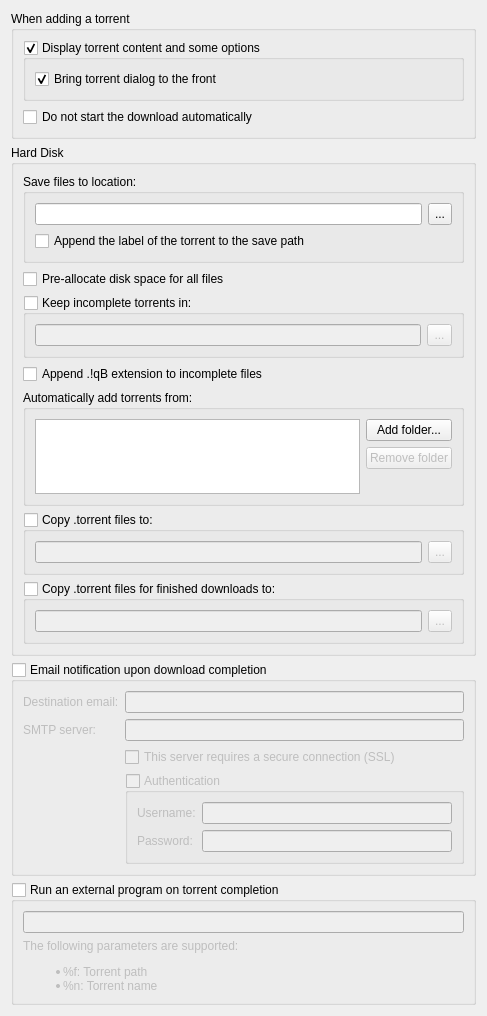
          <widget class="QWidget" name="scrollAreaWidgetContents_2">
           <property name="geometry">
            <rect>
             <x>0</x>
             <y>0</y>
             <width>487</width>
             <height>1005</height>
            </rect>
           </property>
           <layout class="QVBoxLayout" name="verticalLayout">
            <item>
             <widget class="QGroupBox" name="torrentAdditionBox">
              <property name="sizePolicy">
               <sizepolicy hsizetype="Expanding" vsizetype="Preferred">
                <horstretch>0</horstretch>
                <verstretch>0</verstretch>
               </sizepolicy>
              </property>
              <property name="title">
               <string>When adding a torrent</string>
              </property>
              <layout class="QGridLayout" name="gridLayout_5">
               <property name="bottomMargin">
                <number>9</number>
               </property>
               <item row="1" column="0">
                <widget class="QCheckBox" name="checkStartPaused">
                 <property name="text">
                  <string comment="The torrent will be added to download list in pause state">Do not start the download automatically</string>
                 </property>
                </widget>
               </item>
               <item row="0" column="0">
                <widget class="QGroupBox" name="checkAdditionDialog">
                 <property name="title">
                  <string>Display torrent content and some options</string>
                 </property>
                 <property name="checkable">
                  <bool>true</bool>
                 </property>
                 <layout class="QGridLayout" name="gridLayout_15">
                  <item row="0" column="0">
                   <widget class="QCheckBox" name="checkAdditionDialogFront">
                    <property name="text">
                     <string>Bring torrent dialog to the front</string>
                    </property>
                    <property name="checked">
                     <bool>true</bool>
                    </property>
                   </widget>
                  </item>
                 </layout>
                </widget>
               </item>
              </layout>
             </widget>
            </item>
            <item>
             <widget class="QGroupBox" name="fileSystemBox">
              <property name="sizePolicy">
               <sizepolicy hsizetype="Expanding" vsizetype="Preferred">
                <horstretch>0</horstretch>
                <verstretch>0</verstretch>
               </sizepolicy>
              </property>
              <property name="title">
               <string>Hard Disk</string>
              </property>
              <layout class="QVBoxLayout" name="verticalLayout_25">
               <item>
                <widget class="QGroupBox" name="groupBox_3">
                 <property name="title">
                  <string>Save files to location:</string>
                 </property>
                 <layout class="QVBoxLayout" name="verticalLayout_26">
                  <property name="bottomMargin">
                   <number>9</number>
                  </property>
                  <item>
                   <layout class="QHBoxLayout" name="horizontalLayout_10">
                    <item>
                     <widget class="QLineEdit" name="textSavePath">
                      <property name="sizePolicy">
                       <sizepolicy hsizetype="Expanding" vsizetype="Fixed">
                        <horstretch>0</horstretch>
                        <verstretch>0</verstretch>
                       </sizepolicy>
                      </property>
                      <property name="text">
                       <string/>
                      </property>
                     </widget>
                    </item>
                    <item>
                     <widget class="QToolButton" name="browseSaveDirButton">
                      <property name="enabled">
                       <bool>true</bool>
                      </property>
                      <property name="minimumSize">
                       <size>
                        <width>22</width>
                        <height>22</height>
                       </size>
                      </property>
                      <property name="maximumSize">
                       <size>
                        <width>25</width>
                        <height>27</height>
                       </size>
                      </property>
                      <property name="text">
                       <string notr="true">...</string>
                      </property>
                     </widget>
                    </item>
                   </layout>
                  </item>
                  <item>
                   <widget class="QCheckBox" name="checkAppendLabel">
                    <property name="text">
                     <string>Append the label of the torrent to the save path</string>
                    </property>
                   </widget>
                  </item>
                 </layout>
                </widget>
               </item>
               <item>
                <widget class="QCheckBox" name="checkPreallocateAll">
                 <property name="text">
                  <string>Pre-allocate disk space for all files</string>
                 </property>
                </widget>
               </item>
               <item>
                <widget class="QGroupBox" name="checkTempFolder">
                 <property name="title">
                  <string>Keep incomplete torrents in:</string>
                 </property>
                 <property name="checkable">
                  <bool>true</bool>
                 </property>
                 <property name="checked">
                  <bool>false</bool>
                 </property>
                 <layout class="QGridLayout" name="gridLayout_3">
                  <property name="bottomMargin">
                   <number>9</number>
                  </property>
                  <item row="0" column="0">
                   <widget class="QLineEdit" name="textTempPath"/>
                  </item>
                  <item row="0" column="1">
                   <widget class="QToolButton" name="browseTempDirButton">
                    <property name="sizePolicy">
                     <sizepolicy hsizetype="Fixed" vsizetype="Fixed">
                      <horstretch>25</horstretch>
                      <verstretch>27</verstretch>
                     </sizepolicy>
                    </property>
                    <property name="minimumSize">
                     <size>
                      <width>22</width>
                      <height>22</height>
                     </size>
                    </property>
                    <property name="maximumSize">
                     <size>
                      <width>25</width>
                      <height>27</height>
                     </size>
                    </property>
                    <property name="text">
                     <string notr="true">...</string>
                    </property>
                   </widget>
                  </item>
                 </layout>
                </widget>
               </item>
               <item>
                <widget class="QCheckBox" name="checkAppendqB">
                 <property name="text">
                  <string>Append .!qB extension to incomplete files</string>
                 </property>
                </widget>
               </item>
               <item>
                <widget class="QGroupBox" name="groupBox_2">
                 <property name="title">
                  <string>Automatically add torrents from:</string>
                 </property>
                 <layout class="QVBoxLayout" name="verticalLayout_38">
                  <property name="bottomMargin">
                   <number>9</number>
                  </property>
                  <item>
                   <layout class="QHBoxLayout" name="horizontalLayout_16">
                    <item>
                     <widget class="QTableView" name="scanFoldersView">
                      <property name="sizePolicy">
                       <sizepolicy hsizetype="Expanding" vsizetype="Expanding">
                        <horstretch>0</horstretch>
                        <verstretch>1</verstretch>
                       </sizepolicy>
                      </property>
                      <property name="minimumSize">
                       <size>
                        <width>250</width>
                        <height>75</height>
                       </size>
                      </property>
                      <property name="selectionMode">
                       <enum>QAbstractItemView::SingleSelection</enum>
                      </property>
                      <property name="selectionBehavior">
                       <enum>QAbstractItemView::SelectRows</enum>
                      </property>
                      <property name="showGrid">
                       <bool>false</bool>
                      </property>
                      <property name="sortingEnabled">
                       <bool>true</bool>
                      </property>
                      <attribute name="horizontalHeaderDefaultSectionSize">
                       <number>80</number>
                      </attribute>
                      <attribute name="horizontalHeaderShowSortIndicator" stdset="0">
                       <bool>false</bool>
                      </attribute>
                      <attribute name="horizontalHeaderStretchLastSection">
                       <bool>true</bool>
                      </attribute>
                      <attribute name="verticalHeaderVisible">
                       <bool>false</bool>
                      </attribute>
                     </widget>
                    </item>
                    <item>
                     <layout class="QVBoxLayout" name="verticalLayout_37">
                      <item>
                       <widget class="QPushButton" name="addScanFolderButton">
                        <property name="text">
                         <string>Add folder...</string>
                        </property>
                       </widget>
                      </item>
                      <item>
                       <widget class="QPushButton" name="removeScanFolderButton">
                        <property name="enabled">
                         <bool>false</bool>
                        </property>
                        <property name="text">
                         <string>Remove folder</string>
                        </property>
                       </widget>
                      </item>
                      <item>
                       <spacer name="verticalSpacer_6">
                        <property name="orientation">
                         <enum>Qt::Vertical</enum>
                        </property>
                        <property name="sizeHint" stdset="0">
                         <size>
                          <width>20</width>
                          <height>40</height>
                         </size>
                        </property>
                       </spacer>
                      </item>
                     </layout>
                    </item>
                   </layout>
                  </item>
                 </layout>
                </widget>
               </item>
               <item>
                <widget class="QGroupBox" name="checkExportDir">
                 <property name="sizePolicy">
                  <sizepolicy hsizetype="Preferred" vsizetype="Preferred">
                   <horstretch>0</horstretch>
                   <verstretch>0</verstretch>
                  </sizepolicy>
                 </property>
                 <property name="title">
                  <string>Copy .torrent files to:</string>
                 </property>
                 <property name="checkable">
                  <bool>true</bool>
                 </property>
                 <property name="checked">
                  <bool>false</bool>
                 </property>
                 <layout class="QGridLayout" name="gridLayout_4">
                  <property name="bottomMargin">
                   <number>9</number>
                  </property>
                  <item row="0" column="0">
                   <widget class="QLineEdit" name="textExportDir"/>
                  </item>
                  <item row="0" column="1">
                   <widget class="QToolButton" name="browseExportDirButton">
                    <property name="minimumSize">
                     <size>
                      <width>22</width>
                      <height>22</height>
                     </size>
                    </property>
                    <property name="maximumSize">
                     <size>
                      <width>25</width>
                      <height>27</height>
                     </size>
                    </property>
                    <property name="text">
                     <string notr="true">...</string>
                    </property>
                   </widget>
                  </item>
                 </layout>
                </widget>
               </item>
               <item>
                <widget class="QGroupBox" name="checkExportDirFin">
                 <property name="sizePolicy">
                  <sizepolicy hsizetype="Preferred" vsizetype="Preferred">
                   <horstretch>0</horstretch>
                   <verstretch>0</verstretch>
                  </sizepolicy>
                 </property>
                 <property name="focusPolicy">
                  <enum>Qt::StrongFocus</enum>
                 </property>
                 <property name="title">
                  <string>Copy .torrent files for finished downloads to:</string>
                 </property>
                 <property name="checkable">
                  <bool>true</bool>
                 </property>
                 <property name="checked">
                  <bool>false</bool>
                 </property>
                 <layout class="QGridLayout" name="gridLayout_13">
                  <property name="bottomMargin">
                   <number>9</number>
                  </property>
                  <item row="0" column="0">
                   <widget class="QLineEdit" name="textExportDirFin"/>
                  </item>
                  <item row="0" column="1">
                   <widget class="QToolButton" name="browseExportDirFinButton">
                    <property name="minimumSize">
                     <size>
                      <width>22</width>
                      <height>22</height>
                     </size>
                    </property>
                    <property name="maximumSize">
                     <size>
                      <width>25</width>
                      <height>27</height>
                     </size>
                    </property>
                    <property name="text">
                     <string notr="true">...</string>
                    </property>
                   </widget>
                  </item>
                 </layout>
                </widget>
               </item>
              </layout>
             </widget>
            </item>
            <item>
             <spacer name="verticalSpacer_5">
              <property name="orientation">
               <enum>Qt::Vertical</enum>
              </property>
              <property name="sizeHint" stdset="0">
               <size>
                <width>20</width>
                <height>40</height>
               </size>
              </property>
             </spacer>
            </item>
            <item>
             <widget class="QGroupBox" name="groupMailNotification">
              <property name="title">
               <string>Email notification upon download completion</string>
              </property>
              <property name="checkable">
               <bool>true</bool>
              </property>
              <property name="checked">
               <bool>false</bool>
              </property>
              <layout class="QVBoxLayout" name="verticalLayout_21">
               <item>
                <layout class="QFormLayout" name="formLayout">
                 <item row="0" column="0">
                  <widget class="QLabel" name="label_2">
                   <property name="text">
                    <string>Destination email:</string>
                   </property>
                  </widget>
                 </item>
                 <item row="0" column="1">
                  <widget class="QLineEdit" name="dest_email_txt"/>
                 </item>
                 <item row="1" column="0">
                  <widget class="QLabel" name="label_3">
                   <property name="text">
                    <string>SMTP server:</string>
                   </property>
                  </widget>
                 </item>
                 <item row="1" column="1">
                  <widget class="QLineEdit" name="smtp_server_txt"/>
                 </item>
                 <item row="3" column="1">
                  <widget class="QGroupBox" name="groupMailNotifAuth">
                   <property name="title">
                    <string>Authentication</string>
                   </property>
                   <property name="checkable">
                    <bool>true</bool>
                   </property>
                   <property name="checked">
                    <bool>false</bool>
                   </property>
                   <layout class="QFormLayout" name="formLayout_2">
                    <item row="0" column="0">
                     <widget class="QLabel" name="label_7">
                      <property name="text">
                       <string>Username:</string>
                      </property>
                     </widget>
                    </item>
                    <item row="0" column="1">
                     <widget class="QLineEdit" name="mailNotifUsername"/>
                    </item>
                    <item row="1" column="0">
                     <widget class="QLabel" name="label_8">
                      <property name="text">
                       <string>Password:</string>
                      </property>
                     </widget>
                    </item>
                    <item row="1" column="1">
                     <widget class="QLineEdit" name="mailNotifPassword">
                      <property name="echoMode">
                       <enum>QLineEdit::Password</enum>
                      </property>
                     </widget>
                    </item>
                   </layout>
                  </widget>
                 </item>
                 <item row="2" column="1">
                  <widget class="QCheckBox" name="checkSmtpSSL">
                   <property name="text">
                    <string>This server requires a secure connection (SSL)</string>
                   </property>
                  </widget>
                 </item>
                </layout>
               </item>
              </layout>
             </widget>
            </item>
            <item>
             <widget class="QGroupBox" name="autoRunBox">
              <property name="title">
               <string>Run an external program on torrent completion</string>
              </property>
              <property name="checkable">
               <bool>true</bool>
              </property>
              <property name="checked">
               <bool>false</bool>
              </property>
              <layout class="QVBoxLayout" name="verticalLayout_19">
               <item>
                <widget class="QLineEdit" name="autoRun_txt"/>
               </item>
               <item>
                <widget class="QLabel" name="label_4">
                 <property name="text">
                  <string>The following parameters are supported:
&lt;ul&gt;
&lt;li&gt;%f: Torrent path&lt;/li&gt;
&lt;li&gt;%n: Torrent name&lt;/li&gt;
&lt;/ul&gt;</string>
                 </property>
                 <property name="textFormat">
                  <enum>Qt::RichText</enum>
                 </property>
                </widget>
               </item>
              </layout>
             </widget>
            </item>
           </layout>
          </widget>
